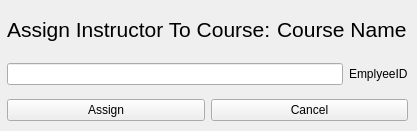
<?xml version="1.0" encoding="UTF-8"?>
<ui version="4.0">
 <class>FormAssignInstructortoCourse</class>
 <widget class="QWidget" name="FormAssignInstructortoCourse">
  <property name="geometry">
   <rect>
    <x>0</x>
    <y>0</y>
    <width>417</width>
    <height>131</height>
   </rect>
  </property>
  <property name="windowTitle">
   <string>Form</string>
  </property>
  <widget class="QWidget" name="layoutWidget">
   <property name="geometry">
    <rect>
     <x>7</x>
     <y>10</y>
     <width>401</width>
     <height>111</height>
    </rect>
   </property>
   <layout class="QVBoxLayout" name="verticalLayout_2">
    <item>
     <layout class="QVBoxLayout" name="verticalLayout">
      <item>
       <layout class="QHBoxLayout" name="horizontalLayout">
        <item>
         <widget class="QLabel" name="label">
          <property name="font">
           <font>
            <pointsize>16</pointsize>
           </font>
          </property>
          <property name="text">
           <string>Assign Instructor To Course:</string>
          </property>
         </widget>
        </item>
        <item>
         <widget class="QLabel" name="label_courseName">
          <property name="font">
           <font>
            <pointsize>16</pointsize>
           </font>
          </property>
          <property name="text">
           <string>Course Name</string>
          </property>
         </widget>
        </item>
       </layout>
      </item>
      <item>
       <layout class="QHBoxLayout" name="horizontalLayout_2">
        <item>
         <widget class="QLineEdit" name="lineEdit_instructorID"/>
        </item>
        <item>
         <widget class="QLabel" name="label_2">
          <property name="text">
           <string>EmplyeeID</string>
          </property>
         </widget>
        </item>
       </layout>
      </item>
     </layout>
    </item>
    <item>
     <layout class="QHBoxLayout" name="horizontalLayout_3">
      <item>
       <widget class="QPushButton" name="pushButton_assignInstructor">
        <property name="text">
         <string>Assign</string>
        </property>
       </widget>
      </item>
      <item>
       <widget class="QPushButton" name="pushButton_cancel">
        <property name="text">
         <string>Cancel</string>
        </property>
       </widget>
      </item>
     </layout>
    </item>
   </layout>
  </widget>
 </widget>
 <resources/>
 <connections/>
</ui>
